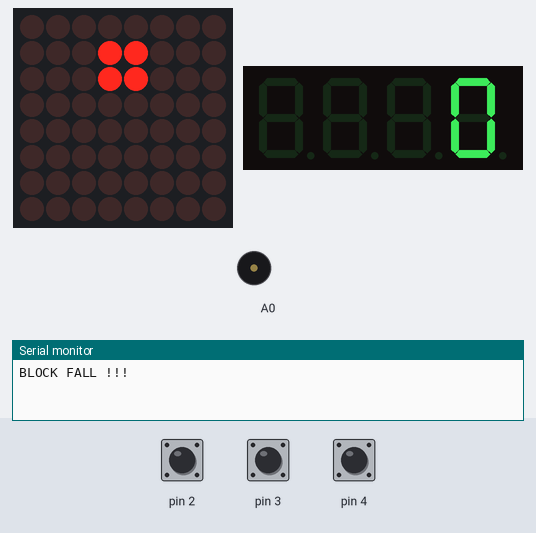
Simulated run of this sketch. Board: Arduino Nano, built with avr-gcc and run on an emulated ATmega328P. On the bench: 8×8 LED matrix, 4-digit seven-segment display, buzzer (waves = sounding), the last lines printed to the serial monitor. The inputs (shaded band) are chosen by the test bench; at power-on: pin 2 HIGH, pin 3 HIGH, pin 4 HIGH. Random numbers use the default seed unless the sketch sets one.

Above: at 1.2 s.
1.3 s: pin 2 pulled LOW for 0.15 s
At 2.9 s:
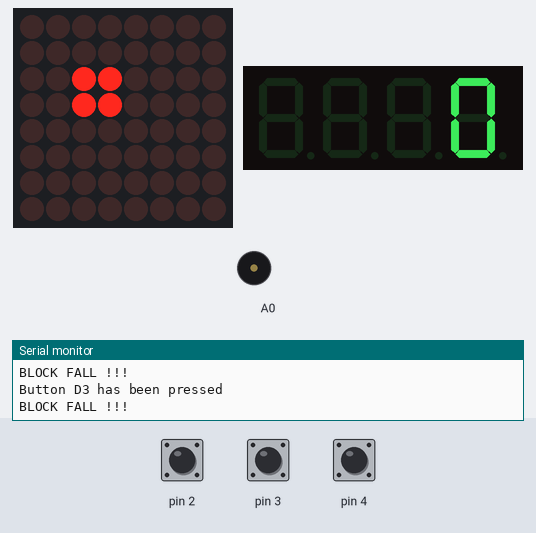
4.4 s: pin 3 pulled LOW for 0.15 s
At 5.6 s:
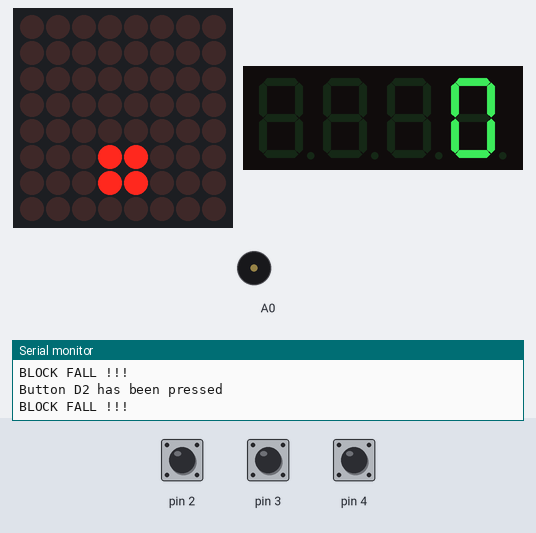
7.5 s: pin 4 pulled LOW for 0.15 s
10.6 s: pin 4 pulled LOW for 1 s
At 12.0 s:
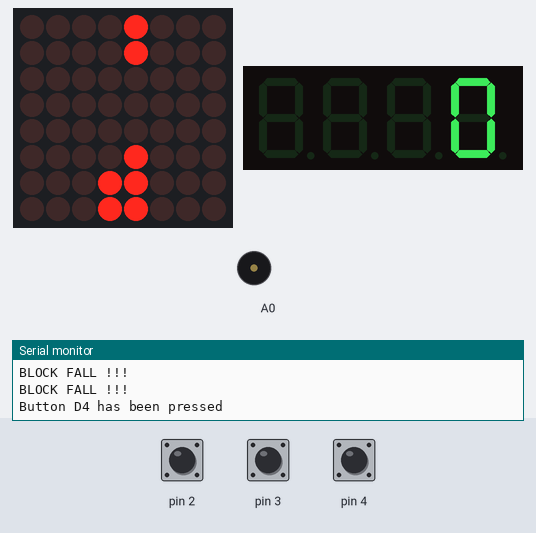
14.2 s: pin 2 pulled LOW for 1 s
At 16.7 s:
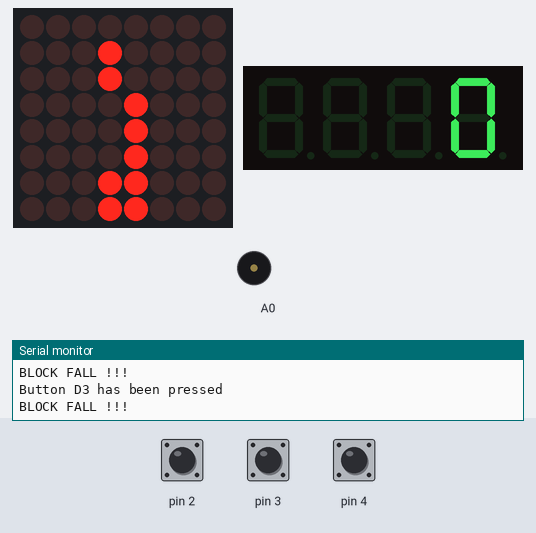
17.3 s: pin 2 pulled LOW for 0.15 s
At 18.8 s:
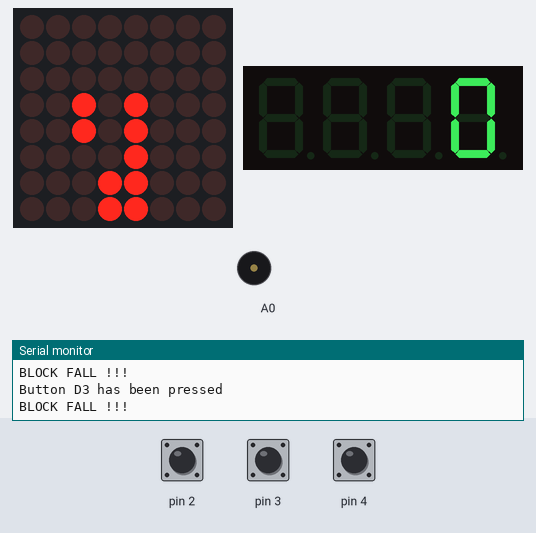
Timing chart, 0 to 23.7 s (numbered marks = the images above; inputs shaded):
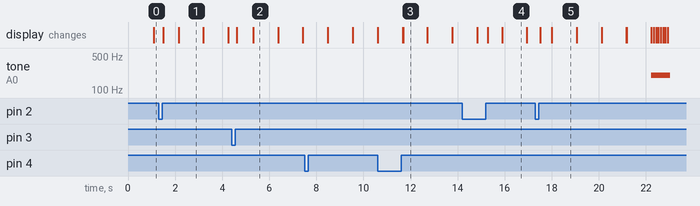

The sketch:

tetris.ino
```cpp
#include "LedControl.h"
#include <TM1637Display.h>

#define CLK 7
#define DIO 8

TM1637Display display = TM1637Display(CLK, DIO);

/*
 Now we need a LedControl to work with.
 ***** These pin numbers will probably not work with your hardware *****
 pin A1 is connected to the DataIn
 pin A0 is connected to the CLK
 pin 12 is connected to LOAD
 We have only a single MAX72XX.
 */
//LedControl lc = LedControl(A1,A0,12,1);


LedControl lc = LedControl(9,11,10,1);

int row = 0;

int val = 0;

int column = 4;

int temp_count = 0;

int rotation_index = 0;

int count_gameover = 0 ;

unsigned int time_interval = 1000;


unsigned int global_random_no ;


unsigned int ground_flag = 0;

unsigned int bottom_obstacle_flag = 0;

unsigned int block_gen_flag = 1;

unsigned int moving_map_element[8][8];

unsigned int static_map_element[9][9];

unsigned int dec_score;

unsigned int _1st_digit , _2nd_digit ;

/* we always wait a bit between updates of the display */
unsigned long delaytime=100;


unsigned int button_pressed_D2 = 0 ;
unsigned long time_button_pressed_D2 ;
unsigned long time_button_bounce_D2 ;

unsigned int button_pressed_D3 = 0 ;
unsigned long time_button_pressed_D3 ;
unsigned long time_button_bounce_D3 ;

unsigned int button_pressed_D4 = 0 ;
unsigned long time_button_pressed_D4 ;
unsigned long time_button_bounce_D4 ;

unsigned int button_pressed_D5 = 0 ;
unsigned long time_button_pressed_D5 ;
unsigned long time_button_bounce_D5 ;

unsigned long t1, t2;

unsigned int time_lock_flag = 0 ;


void setup() {

  Serial.begin(9600);

  randomSeed(analogRead(0));

  pinMode(2,INPUT_PULLUP);
  pinMode(3,INPUT_PULLUP);
  pinMode(4,INPUT_PULLUP);

  pinMode(A0, OUTPUT);


  //analogPinInit();
  /*
   The MAX72XX is in power-saving mode on startup,
   we have to do a wakeup call
   */
  lc.shutdown(0,false);
  /* Set the brightness to a medium values */
  lc.setIntensity(0,0);
  /* and clear the display */
  lc.clearDisplay(0);

  initial_set_underground();


} //end of setup()


void block_gen()
{
    unsigned int _random_no ;
  //unsigned int _random_no = random(4);

  if(static_map_element[1][column] == 1)
  gameover();

  if(block_gen_flag == 1) // If block_gen_flag = 1, a random number for the case selection will be picked
  {
  _random_no = random(4);
  global_random_no = _random_no;
  }
  else
  {
    _random_no = global_random_no;
  }


  //global_random_no = _random_no ;

  //Serial.print("Random no. is : ");
  //Serial.println(_random_no);

  switch(_random_no){

    case 0 : // block 田
    moving_map_element[row][column-1] = 1;
    moving_map_element[row][column] = 1;
    moving_map_element[row + 1][column - 1] = 1;
    moving_map_element[row + 1][column] = 1;


    break;

    case 1 : // block "small L"
    if(rotation_index == 0)
    {
    moving_map_element[row][column] = 1;
    moving_map_element[row + 1][column] = 1;
    moving_map_element[row + 1][column + 1] = 1;
    }

    if(rotation_index == 1)
    {
    moving_map_element[row][column] = 1;
    moving_map_element[row][column + 1] = 1;
    moving_map_element[row + 1][column] = 1;
    }


    if(rotation_index == 2)
    {
    moving_map_element[row][column + 1] = 1;
    moving_map_element[row + 1][column] = 1;
    moving_map_element[row + 1][column + 1] = 1;
    }

    if(rotation_index > 2)
    rotation_index = 0 ;

    break;

    case 2 : // block |

    if(rotation_index == 0)
    {
    moving_map_element[row][column] = 1;
    moving_map_element[row + 1][column] = 1;
    }

    if(rotation_index == 1)
    {
    moving_map_element[row][column] = 1;
    moving_map_element[row][column + 1] = 1;
    }

    if(rotation_index > 1)
    rotation_index = 0;
    break;

    case 3 : // block .
    moving_map_element[row][column] = 1;
    break;
  }

  block_gen_flag = 0;

  } // end of block_gen()


void bottom_detect()
{
  if(global_random_no == 0 && (static_map_element[row + 2][column] == 1 || static_map_element[row + 2][column - 1] == 1))
  {
  bottom_obstacle_flag = 1;

  //Serial.println("THERE IS STATIC BLOCK ON BOTTOM !!!");

  ground_flag = 1;
  set_static_led();
  bottom_obstacle_flag = 0 ;
  }

  if(global_random_no == 1 && rotation_index == 0 &&((static_map_element[row + 2][column] == 1) || (static_map_element[row + 2][column + 1] == 1)))
  {
    //Serial.println("WTF");
    //Serial.print("row in WTF: ");
    //Serial.println(row);
    //Serial.print("column in WTF: ");
    //Serial.println(column);
  bottom_obstacle_flag = 1;
  //Serial.println("THERE IS STATIC BLOCK ON BOTTOM !!!");
  ground_flag = 1;
  set_static_led();
  bottom_obstacle_flag = 0 ;
  }

  if(global_random_no == 1 && rotation_index == 1 &&((static_map_element[row + 2][column] == 1) || (static_map_element[row + 1][column + 1] == 1)))
  {

  bottom_obstacle_flag = 1;
  //Serial.println("THERE IS STATIC BLOCK ON BOTTOM !!!");
  ground_flag = 1;
  set_static_led();
  bottom_obstacle_flag = 0 ;
  }

  if(global_random_no == 1 && rotation_index == 2 &&((static_map_element[row + 2][column] == 1) || (static_map_element[row + 2][column + 1] == 1)))
  {
  bottom_obstacle_flag = 1;
  //Serial.println("THERE IS STATIC BLOCK ON BOTTOM !!!");
  ground_flag = 1;
  set_static_led();
  bottom_obstacle_flag = 0 ;
  }

  if(global_random_no == 2 && rotation_index == 0 && static_map_element[row + 2][column] == 1)
  {
  bottom_obstacle_flag = 1;
  //Serial.println("THERE IS STATIC BLOCK ON BOTTOM !!!");
  ground_flag = 1;
  set_static_led();
  bottom_obstacle_flag = 0 ;
  }

  if(global_random_no == 2 && rotation_index == 1 && (static_map_element[row + 1][column] == 1 || static_map_element[row + 1][column + 1] == 1))
  {
  bottom_obstacle_flag = 1;
  //Serial.println("THERE IS STATIC BLOCK ON BOTTOM !!!");
  ground_flag = 1;
  set_static_led();
  bottom_obstacle_flag = 0 ;
  }

  //if(global_random_no == 2 && rotation_index == 1 && row == 0 && (static_map_element[1][column] == 1 || static_map_element[1][column + 1] == 1))
  //gameover();


  if(global_random_no == 3  && static_map_element[row + 1][column] == 1)
  {
  bottom_obstacle_flag = 1;
  //Serial.println("THERE IS STATIC BLOCK ON BOTTOM !!!");
  ground_flag = 1;
  set_static_led();
  bottom_obstacle_flag = 0 ;
  }

  //if(global_random_no == 3  && row == 0 && static_map_element[1][column] == 1)
  //gameover();


} // end of bottom_detect()


void block_fall()
{
   if(time_lock_flag == 0)
   {
   t1 = millis();
   time_lock_flag = 1;
   }

   t2 = millis();

 if(t2 - t1 >= time_interval)
 {

 Serial.println("BLOCK FALL !!!");

 time_lock_flag = 0;

 if((row < 6) && ((global_random_no == 0 ) || (global_random_no == 1) || (global_random_no == 2 && rotation_index == 0)) && ((bottom_obstacle_flag == 0) || ground_flag == 0))
 {
  row++;
  //Serial.println("row has been deduced by 1 , size = 2");
 }


if(row < 7 && global_random_no == 3 && (bottom_obstacle_flag == 0 || ground_flag == 0))
{
row++;
//Serial.println("row has been deduced by 1, size = 1");
}

if(row < 7 && global_random_no == 2 && rotation_index == 1 && (bottom_obstacle_flag == 0 || ground_flag == 0))
{
row++;
//Serial.println("row has been deduced by 1, size = 1");
}
 }

} //end of block_fall()


void old_block_fall_clear() //used to clear the previous block during falling
{
  //Serial.println("old_block_fall_clear() has been executed");
   switch(global_random_no){

    case 0 : // block 田

    moving_map_element[row][column-1] = 0;
    moving_map_element[row][column] = 0;
    moving_map_element[row + 1][column - 1] = 0;
    moving_map_element[row + 1][column] = 0;

    break;

    case 1 : // block L
   if(rotation_index == 0)
    {
    moving_map_element[row][column] = 0;
    moving_map_element[row + 1][column] = 0;
    moving_map_element[row + 1][column + 1] = 0;
    }

    if(rotation_index == 1)
    {
    moving_map_element[row][column] = 0;
    moving_map_element[row][column + 1] = 0;
    moving_map_element[row + 1][column] = 0;
    }

    /*if(rotation_index == 2)
    {
    moving_map_element[row][column] = 01;
    moving_map_element[row][column + 1] = 0;
    moving_map_element[row + 1][column + 1] = 0;
    }*/

    if(rotation_index == 2)
    {
    moving_map_element[row][column + 1] = 0;
    moving_map_element[row + 1][column] = 0;
    moving_map_element[row + 1][column + 1] = 0;
    }

    if(rotation_index > 1)
    rotation_index = 0 ;

    break;

    case 2 : // block |

    if(rotation_index == 0)
    {
    moving_map_element[row][column] = 0;
    moving_map_element[row + 1][column] = 0;
    }

     if(rotation_index == 1)
    {
    moving_map_element[row][column] = 0;
    moving_map_element[row][column + 1] = 0;
    }

    if(rotation_index > 1)
    rotation_index = 0;

    break;


    case 3 : // block .
    moving_map_element[row][column] = 0;
    break;
  }
} //End of old_block_fall_clear()


void block_control()
{

  int reading2 = digitalRead(3);
  int reading3 = digitalRead(2);
  int reading4 = digitalRead(4);

  //if(reading2 == 0)
  //{

    if(reading2 == 0 && button_pressed_D2 == 0)
    {
      button_pressed_D2 = 1;
      time_button_pressed_D2 = millis();
    }

    if(reading2 == 1 && button_pressed_D2 == 1)
  {
  time_button_bounce_D2 = millis();

  if(time_button_bounce_D2 - time_button_pressed_D2 > 50)
  {
  Serial.println("Button D2 has been pressed");

  if((global_random_no == 0) && (static_map_element[row][column + 1] != 1) && (static_map_element[row + 1][column + 1] != 1) && column < 7)
    column++ ;


    if(global_random_no == 1 && rotation_index == 0 && static_map_element[row][column + 1] != 1 && static_map_element[row][column + 2] != 1 && column < 6)
    column++ ;

    if(global_random_no == 1 && rotation_index == 1 && static_map_element[row][column + 2] != 1 && static_map_element[row + 1][column + 1] != 1 && column < 6)
    column++ ;

    if(global_random_no == 1 && rotation_index == 2 && static_map_element[row][column + 2] != 1 && static_map_element[row + 1][column + 2] != 1 && column < 6)
    column++ ;


    if(global_random_no == 2 && rotation_index == 0 && static_map_element[row][column + 1] != 1 && static_map_element[row + 1][column + 1] != 1 && column < 7)
    column++ ;

    if(global_random_no == 2 && rotation_index == 1 && static_map_element[row][column + 2] != 1 && column < 6)
    column++ ;


    if(global_random_no == 3 && static_map_element[row][column + 1] != 1 && column < 7)
    column++ ;
  }
  button_pressed_D2 = 0;
  }
//////////////////////////////////////////////////////////////////////////////////////////////////////////////////////////////////////////////////////////////////////

   if(reading3 == 0 && button_pressed_D3 == 0)
    {
      button_pressed_D3 = 1;
      time_button_pressed_D3 = millis();
    }

    if(reading3 == 1 && button_pressed_D3 == 1)
  {
  time_button_bounce_D3 = millis();

  if(time_button_bounce_D3 - time_button_pressed_D3 > 50)
  {
  Serial.println("Button D3 has been pressed");
  if((global_random_no == 0) && (static_map_element[row][column - 2] != 1) && (static_map_element[row + 1][column - 2] != 1) && column > 1)
    column--;

    if(global_random_no == 1 && rotation_index == 0 && static_map_element[row][column - 1] != 1 && static_map_element[row + 1][column - 1] != 1 && column > 0)
    column-- ;

    if(global_random_no == 1 && rotation_index == 1 && static_map_element[row][column - 1] != 1 && static_map_element[row + 1][column - 1] != 1 && column > 0)
    column-- ;

    if(global_random_no == 1 && rotation_index == 2 && static_map_element[row + 1][column - 1] != 1 && static_map_element[row][column] != 1 && column > 0)
    column-- ;


    if(global_random_no == 2 && rotation_index == 0 && static_map_element[row][column - 1] != 1 && static_map_element[row - 1][column + 1] != 1 && column > 0)
    column-- ;

    if(global_random_no == 2 && rotation_index == 1 && static_map_element[row][column - 1] != 1 && column > 0)
    column-- ;


    if(global_random_no == 3 && static_map_element[row][column - 1] != 1 && column > 0)
    column-- ;


  }
  button_pressed_D3 = 0;
  }
////////////////////////////////////////////////////////////////////////////////////////////////////////////////////////////////////

if(reading4 == 0 && button_pressed_D4 == 0)
    {
      button_pressed_D4 = 1;
      time_button_pressed_D4 = millis();
    }

    if(reading4 == 1 && button_pressed_D4 == 1)
  {
  time_button_bounce_D4 = millis();

  if(time_button_bounce_D4 - time_button_pressed_D4 > 50)
  {
  Serial.println("Button D4 has been pressed");
  rotation_index++;
  }
  button_pressed_D4 = 0;
  }

} //end of block_control()


void row_bingo()
{
  int i, j;
  int bingo_count = 0 ;

 for(i = 0 ; i < 8 ; i++)
 {
  for(j = 0 ; j < 8 ; j++)
  {
    if(static_map_element[i][j] == 1)
    bingo_count++ ;
  }
    if(bingo_count == 8) //cancel the row full of 8 ON LEDs
    {
      for(j = 0 ; j < 8 ; j++)
      static_map_element[i][j] = 0;
      led_move_down(i);
      dec_score++;
      time_interval -= 7 ;

      beep(800, 300); // BEEP SOUND FUNCTION
    }
  bingo_count = 0;

 } //end of for-loop i
 //Serial.print("SCORE = ");
 //Serial.println(dec_score);
} // end of row_bingo()


void led_move_down(int cancelled_row)
{
   int i,j ;
   //for(i = 0 ; i < 8 ; i++)
   for(i = 7 ; i >= 0 ; i--)
   {
    for(j = 0 ; j < 8 ; j++)
    {
      if((static_map_element[i][j] == 1) && (i < cancelled_row)){
      static_map_element[i][j] = 0 ;
      static_map_element[i + 1][j] = 1;
      }
    }
   }
} // end of led_move_down()


void left_right_detect()
{

}


void set_led()
{
  int i,j;

  for(i=0 ; i<8 ; i++)
  {
    for(j=0 ; j<8 ; j++)
    {
      if((moving_map_element[i][j]==1) || (static_map_element[i][j]==1))
      lc.setLed(0, i, j, true);
      else
      lc.setLed(0, i, j, false);
    }
  }
}


void set_static_led()
{
  int i,j ;
  if(ground_flag == 1 || bottom_obstacle_flag == 1)
  {
    for(i=0 ; i<8 ; i++)
    {
      for(j=0 ; j<8 ; j++)
      {
        if(static_map_element[i][j] == 0)
        static_map_element[i][j] = moving_map_element[i][j];
      }

    }


    for(i=0 ; i<8 ; i++)
    {
      for(j=0 ; j<8 ; j++)
      moving_map_element[i][j] = 0;
    }
    //Serial.println("Function set_static_led() is executed");
    //row_col_reset();

    temp_count++;

  } //end of if(ground_flag == 1)
} //end of set_static_led()


void print_map()
{
  int i,j;

  for(i=0 ; i<8 ; i++)
  {
    for(j=0 ; j<8 ; j++)
    {
      if(moving_map_element[i][j] == 1){
      Serial.print("moving_map_element[");
      Serial.print(i);
      Serial.print("]");
      Serial.print("[");
      Serial.print(j);
      Serial.print("]");
      Serial.println("= 1");
      }
    }
  }

  for(i=0 ; i<8 ; i++)
  {
    for(j=0 ; j<8 ; j++)
    {
      if(static_map_element[i][j]==1){
      Serial.print("static_map_element[");
      Serial.print(i);
      Serial.print("]");
      Serial.print("[");
      Serial.print(j);
      Serial.print("]");
      Serial.println("= 1");
      }
    }
  }

  Serial.print("ground_flag =");
  Serial.println(ground_flag);
  Serial.println();
  Serial.print("row = ");
  Serial.println(row);
  Serial.print("column = ");
  Serial.println(column);
  Serial.println();
  Serial.print("temp_count : ");
  Serial.println(temp_count);
  Serial.print("GLOBAL RANDOM NO : ");
  Serial.println(global_random_no);

  Serial.print("bottom_obstacble_flag : ");
  Serial.println(bottom_obstacle_flag);

  Serial.print("ROTATION INDEX = ");
  Serial.println(rotation_index);


} //end of print_map()


void row_col_reset()
{
 row = 0; column = 4;
    block_gen_flag = 1;
    ground_flag = 0;
    bottom_obstacle_flag = 0;   //TRY TRY
    //Serial.println("row_col_reset() has been executed");
}

void initial_set_underground()
{
  int i;
  for(i = 0 ; i < 8 ; i++)
  static_map_element[8][i] = 1;
}

void dec_bin()
{
  display.setBrightness(1);
  display.showNumberDec(dec_score);
} //end of dec_bin()


void beep(unsigned int freq, unsigned int duration)
{
  tone(A0, freq, duration);
}


void gameover()
{
  int k ;

  beep(200, 800);
    while(1)
      {
        for(k = 0 ; k < 8 ; k++)
        {
        lc.setRow(0,k,B11111111);
        delay(100);
      }
      }
} // end of gameover()


void pinoutStateRead()
{
  int A0, A1, A2, A3, A4 , A5, A6;


  A0 = digitalRead(A0);
  A1 = digitalRead(A1);
  A2 = digitalRead(A2);
  A3 = digitalRead(A3);
  A4 = digitalRead(A4);
  A5 = digitalRead(A5);
  A6 = digitalRead(A6);


  Serial.print("A0 = ");
  Serial.println(A0);
  Serial.print("A1 = ");
  Serial.println(A1);
  Serial.print("A2 = ");
  Serial.println(A2);
  Serial.print("A3 = ");
  Serial.println(A3);
  Serial.print("A4 = ");
  Serial.println(A4);
  Serial.print("A5 = ");
  Serial.println(A5);
  Serial.print("A6 = ");
  Serial.println(A6);
}

void analogPinInit()
{
  digitalWrite(A0, 0);
  digitalWrite(A1, 0);
  digitalWrite(A2, 0);
  digitalWrite(A3, 0);
  digitalWrite(A4, 0);
  digitalWrite(A5, 0);
  digitalWrite(A6, 0);
}


void loop() {

  if(temp_count >= 2)
  {
  row_col_reset();
  temp_count = 0;
  }

  block_gen();

  row_bingo();

  set_led();

  if(ground_flag == 0)
  old_block_fall_clear();

  block_fall();

  if(ground_flag == 0)
  block_control();

  dec_bin();

  bottom_detect();

} //end of main loop()
```

Measured:
- what the display in image 1 shows lasts 1.1 s, from 2.1 s to 3.2 s
- what the display in image 3 shows lasts 1.0 s, from 11.7 s to 12.7 s
